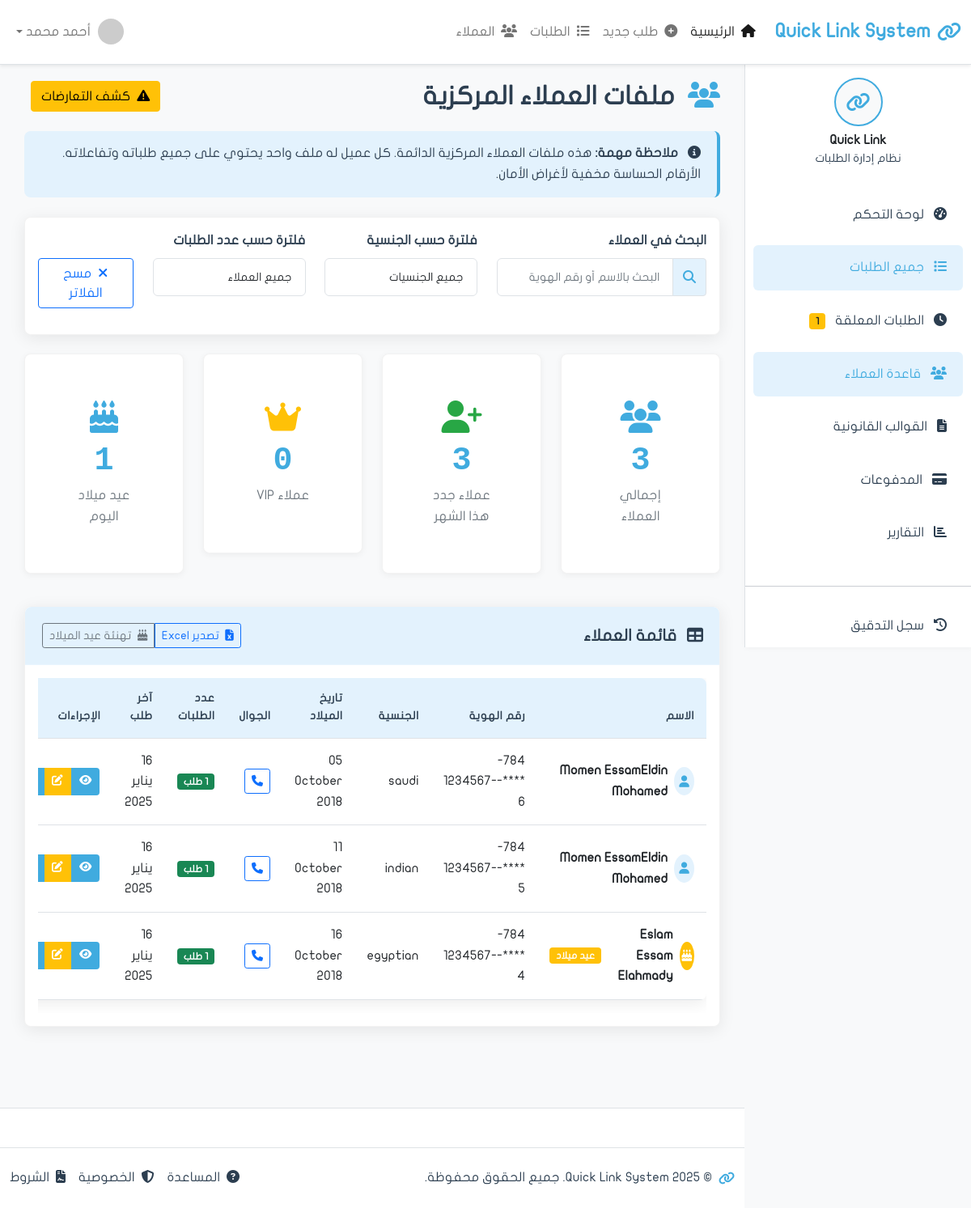
/clients/, run on the app's committed database.
### apps/clients/models.py (models this page shows, shortened)
class Customer(models.Model):
    full_name = models.CharField('الاسم الرباعي', max_length=200)
    full_name_english = models.CharField('الاسم بالإنجليزية', max_length=200, blank=True)
    emirates_id = models.CharField(
        'رقم الهوية',
        max_length=18,
        unique=True,
        validators=[
            RegexValidator(
                regex=r'^784-\d{4}-\d{7}-\d{1}$',
                message='رقم الهوية يجب أن يكون بصيغة: 784-XXXX-XXXXXXX-X'
            )
        ]
    )
    date_of_birth = models.DateField('تاريخ الميلاد')
    nationality = models.CharField('الجنسية', max_length=100, default='الإمارات')
    gender = models.CharField('الجنس', max_length=10, choices=[
        ('male', 'ذكر'),
        ('female', 'أنثى'),
    ])
    phone = models.CharField('رقم الجوال', max_length=20)
    email = models.EmailField('البريد الإلكتروني', blank=True)
    address = models.TextField('العنوان', blank=True)
    occupation = models.CharField('المهنة', max_length=100, blank=True)
    company_name = models.CharField('اسم الشركة', max_length=200, blank=True)
    created_at = models.DateTimeField('تاريخ الإنشاء', auto_now_add=True)
    updated_at = models.DateTimeField('آخر تحديث', auto_now=True)
    created_by = models.ForeignKey(
        'auth.User',
        on_delete=models.SET_NULL,
        null=True,
        related_name='customers_created',
        verbose_name='تم الإنشاء بواسطة'
    )
    is_active = models.BooleanField('نشط', default=True)
    is_verified = models.BooleanField('موثق', default=False)
    notes = models.TextField('ملاحظات', blank=True)
    class Meta:
        verbose_name = 'عميل'
        verbose_name_plural = 'العملاء'
        ordering = ['-created_at']
        indexes = [
            models.Index(fields=['emirates_id']),
            models.Index(fields=['full_name']),
            models.Index(fields=['phone']),
        ]
    @property
    def masked_emirates_id(self):
        return f"{self.emirates_id[:3]}-****-{self.emirates_id[-9:-2]}-{self.emirates_id[-1]}"
    @property
    def is_birthday_today(self):
        today = date.today()
        return (today.month, today.day) == (self.date_of_birth.month, self.date_of_birth.day)

### apps/clients/views.py (the view, shortened to what this page needs)
# urls.py: path('', views.list, name='list'),
def list(request):
    search_query = request.GET.get('q')
    nationality_filter = request.GET.get('nationality')
    requests_filter = request.GET.get('requests')
    customers = Customer.objects.filter(is_active=True).annotate(
        requests_count=Count('requests')
    )
    if search_query:
        customers = customers.filter(
            Q(full_name__icontains=search_query) |
            Q(emirates_id__icontains=search_query) |
            Q(phone__icontains=search_query)
        )
    if nationality_filter and nationality_filter != 'all':
        customers = customers.filter(nationality__icontains=nationality_filter)
    customers = customers.order_by('-created_at')
    total_customers = Customer.objects.filter(is_active=True).count()
    first_day_of_month = date.today().replace(day=1)
    new_customers_count = Customer.objects.filter(
        is_active=True,
        created_at__gte=first_day_of_month
    ).count()
    vip_customers_count = Customer.objects.filter(is_active=True).annotate(
        requests_count=Count('requests')
    ).filter(requests_count__gt=5).count()
    today = date.today()
    birthday_customers_count = Customer.objects.filter(
        is_active=True,
        date_of_birth__month=today.month,
        date_of_birth__day=today.day
    ).count()
    context = {
        'page_title': 'قاعدة العملاء',
        'customers': customers,
        'total_customers': total_customers,
        'new_customers_count': new_customers_count,
        'vip_customers_count': vip_customers_count,
        'birthday_customers_count': birthday_customers_count,
    }
    return render(request, 'clients/list.html', context)

### apps/clients/templates/clients/list.html (shortened to what this page needs)
{% extends 'base.html' %}
{% load static %}
{% block content %}
            <div class="d-flex justify-content-between align-items-center mb-4">
                <h2 class="mb-0">
                    <i class="fas fa-users me-2 text-primary"></i>
                    ملفات العملاء المركزية
                </h2>
                <div>
                    <a href="{% url 'clients:identity_check' %}" class="btn btn-warning me-2">
                        <i class="fas fa-exclamation-triangle me-1"></i>
                        كشف التعارضات
                    </a>
                </div>
            </div>
            <div class="alert alert-info mb-4">
                <i class="fas fa-info-circle me-2"></i>
                <strong>ملاحظة مهمة:</strong> هذه ملفات العملاء المركزية الدائمة. كل عميل له ملف واحد يحتوي على جميع طلباته وتفاعلاته. الأرقام الحساسة مخفية لأغراض الأمان.
            </div>
            <div class="card shadow-custom mb-4">
                <div class="card-body">
                    <div class="row">
                        <div class="col-md-4 mb-3">
                            <label class="form-label">البحث في العملاء</label>
                            <div class="input-group">
                                <span class="input-group-text">
                                    <i class="fas fa-search"></i>
                                </span>
                                <input type="text" class="form-control" placeholder="البحث بالاسم أو رقم الهوية" id="customerSearchInput">
                            </div>
                        </div>
                        <div class="col-md-3 mb-3">
                            <label class="form-label">فلترة حسب الجنسية</label>
                            <select class="form-control" id="nationalityFilter">
                                <option value="all">جميع الجنسيات</option>
                            </select>
                        </div>
                        <div class="col-md-3 mb-3">
                            <label class="form-label">فلترة حسب عدد الطلبات</label>
                            <select class="form-control" id="requestsFilter">
                                <option value="all">جميع العملاء</option>
                            </select>
                        </div>
                        <div class="col-md-2 mb-3">
                            <label class="form-label">&nbsp;</label>
                            <div class="d-grid">
                                <a href="{% url 'clients:list' %}" class="btn btn-outline-primary">
                                    <i class="fas fa-times me-1"></i>
                                    مسح الفلاتر
                                </a>
                            </div>
                        </div>
                    </div>
                </div>
            </div>
            <div class="row mb-4">
                <div class="col-xl-3 col-md-6 mb-3">
                    <div class="card stats-card">
                        <div class="card-body text-center">
                            <i class="fas fa-users icon-large text-primary"></i>
                            <div class="stats-number">{{ total_customers|default:0 }}</div>
                            <div class="stats-label">إجمالي العملاء</div>
                        </div>
                    </div>
                </div>
                <div class="col-xl-3 col-md-6 mb-3">
                    <div class="card stats-card">
                        <div class="card-body text-center">
                            <i class="fas fa-user-plus icon-large text-success"></i>
                            <div class="stats-number">{{ new_customers_count|default:0 }}</div>
                            <div class="stats-label">عملاء جدد هذا الشهر</div>
                        </div>
                    </div>
                </div>
                <div class="col-xl-3 col-md-6 mb-3">
                    <div class="card stats-card">
                        <div class="card-body text-center">
                            <i class="fas fa-crown icon-large text-warning"></i>
                            <div class="stats-number">{{ vip_customers_count|default:0 }}</div>
                            <div class="stats-label">عملاء VIP</div>
                        </div>
                    </div>
                </div>
                <div class="col-xl-3 col-md-6 mb-3">
                    <div class="card stats-card">
                        <div class="card-body text-center">
                            <i class="fas fa-birthday-cake icon-large text-info"></i>
                            <div class="stats-number">{{ birthday_customers_count|default:0 }}</div>
                            <div class="stats-label">عيد ميلاد اليوم</div>
                        </div>
                    </div>
                </div>
            </div>
            <div class="card shadow-custom">
                <div class="card-header d-flex justify-content-between align-items-center">
                    <h5 class="mb-0">
                        <i class="fas fa-table me-2"></i>
                        قائمة العملاء
                    </h5>
                    <div class="btn-group" role="group">
                        <button type="button" class="btn btn-outline-primary btn-sm" onclick="exportCustomersToExcel()">
                            <i class="fas fa-file-excel me-1"></i>
                            تصدير Excel
                        </button>
                        <button type="button" class="btn btn-outline-secondary btn-sm" onclick="sendBirthdayGreetings()">
                            <i class="fas fa-birthday-cake me-1"></i>
                            تهنئة عيد الميلاد
                        </button>
                    </div>
                </div>
                <div class="card-body">
                    <div class="table-responsive">
                        <table class="table table-hover" id="customersTable">
                            <thead>
                                <tr>
                                    <th>الاسم</th>
                                    <th>رقم الهوية</th>
                                    <th>الجنسية</th>
                                    <th>تاريخ الميلاد</th>
                                    <th>الجوال</th>
                                    <th>عدد الطلبات</th>
                                    <th>آخر طلب</th>
                                    <th>الإجراءات</th>
                                </tr>
                            </thead>
                            <tbody>
                                {% if customers %}
                                    {% for customer in customers %}
                                    <tr>
                                        <td>
                                            <div class="d-flex align-items-center">
                                                <div class="avatar-circle me-2 {% if customer.is_birthday_today %}bg-warning{% elif customer.requests_count > 5 %}bg-danger{% endif %}">
                                                    {% if customer.is_birthday_today %}
                                                        <i class="fas fa-birthday-cake"></i>
                                                    {% elif customer.requests_count > 5 %}
                                                        <i class="fas fa-crown"></i>
                                                    {% else %}
                                                        <i class="fas fa-user"></i>
                                                    {% endif %}
                                                </div>
                                                <strong>{{ customer.full_name }}</strong>
                                                {% if customer.is_birthday_today %}
                                                    <span class="badge bg-warning ms-1">عيد ميلاد</span>
                                                {% elif customer.requests_count > 5 %}
                                                    <span class="badge bg-danger ms-1">VIP</span>
                                                {% endif %}
                                            </div>
                                        </td>
                                        <td>{{ customer.masked_emirates_id }}</td>
                                        <td>{{ customer.nationality }}</td>
                                        <td>{{ customer.date_of_birth|date:"d F Y" }}</td>
                                        <td>
                                            <a href="{% url 'chat:room' %}?customer_id={{ customer.id }}" class="btn btn-sm btn-outline-primary" title="اتصال عبر WhatsApp Business">
                                                <i class="fas fa-phone"></i>
                                            </a>
                                        </td>
                                        <td>
                                            <span class="badge {% if customer.requests_count > 5 %}bg-danger{% elif customer.requests_count > 2 %}bg-warning{% else %}bg-success{% endif %}">
                                                {{ customer.requests_count }} {% if customer.requests_count == 1 %}طلب{% else %}طلبات{% endif %}
                                            </span>
                                        </td>
                                        <td>{{ customer.updated_at|date:"d يناير Y" }}</td>
                                        <td>
                                            <div class="btn-group" role="group">
                                                <a href="{% url 'clients:detail' customer.id %}" class="btn btn-action btn-view" title="عرض الملف">
                                                    <i class="fas fa-eye"></i>
                                                </a>
                                                <a href="{% url 'clients:edit' customer.id %}" class="btn btn-action btn-edit" title="تعديل">
                                                    <i class="fas fa-edit"></i>
                                                </a>
                                                <a href="{% url 'requests:list' %}?customer_id={{ customer.id }}" class="btn btn-action btn-info" title="طلبات العميل">
                                                </a>
                                            </div>
                                        </td>
                                    </tr>
                                    {% endfor %}
                                {% endif %}
                            </tbody>
                        </table>
                    </div>
                </div>
            </div>
{% endblock content %}

### data on the page
Customer: full_name "Momen EssamEldin Mohamed", masked_emirates_id "784-****-1234567-6", nationality "saudi", date_of_birth "05 October 2018", requests_count "1", shows "طلب", updated_at "16 يناير 2025"
Customer: full_name "Momen EssamEldin Mohamed", masked_emirates_id "784-****-1234567-5", nationality "indian", date_of_birth "11 October 2018", requests_count "1", shows "طلب", updated_at "16 يناير 2025"
Customer: full_name "Eslam Essam Elahmady", shows "عيد ميلاد", masked_emirates_id "784-****-1234567-4", nationality "egyptian", date_of_birth "16 October 2018", requests_count "1", shows "طلب", updated_at "16 يناير 2025"

### other printed values
{{ total_customers|default:0 }} "3"
{{ new_customers_count|default:0 }} "3"
{{ vip_customers_count|default:0 }} "0"
{{ birthday_customers_count|default:0 }} "1"
